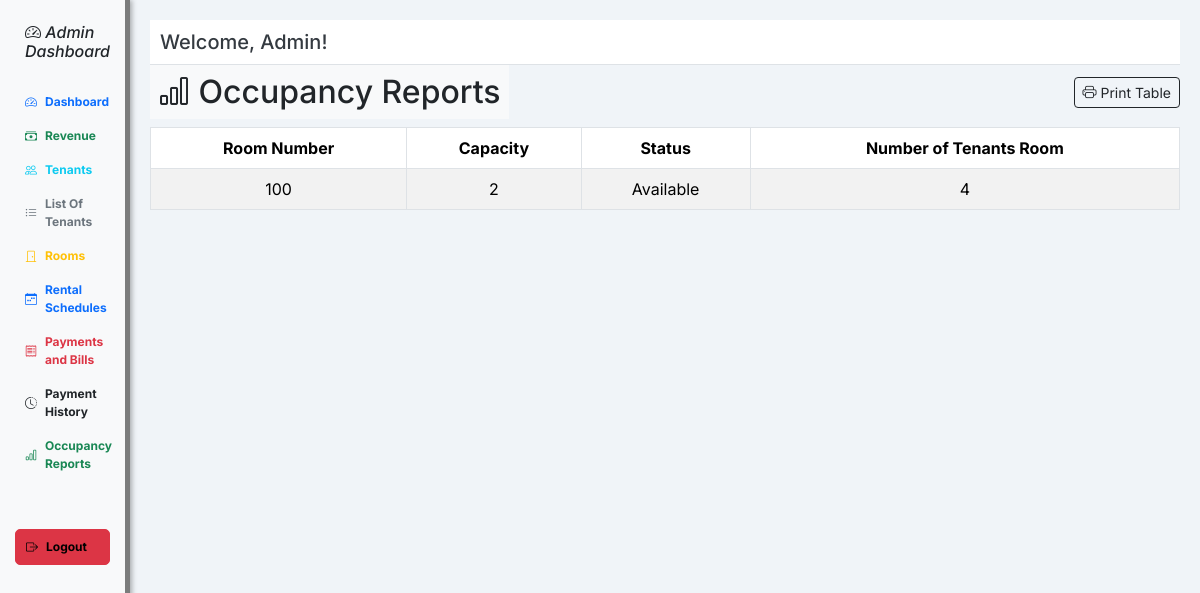
Page /admin/occupancy.php on the committed database.
### tables this page shows
CREATE TABLE `room` (
  `room_id` int(11) NOT NULL,
  `roomnumber` varchar(100) NOT NULL,
  `capacity` varchar(100) NOT NULL,
  `price` varchar(100) NOT NULL,
  `status` varchar(100) NOT NULL,
  `photo` varchar(100) NOT NULL
);

### admin/occupancy.php (the view, shortened to what this page needs)
<!DOCTYPE html>
<html lang="en">
<head>
  <link href="https://cdn.jsdelivr.net/npm/bootstrap@5.3.1/dist/css/bootstrap.min.css" rel="stylesheet" />
  <link rel="stylesheet" href="https://cdn.jsdelivr.net/npm/bootstrap-icons@1.11.3/font/bootstrap-icons.css">
  <link rel="stylesheet" href="https://cdnjs.cloudflare.com/ajax/libs/font-awesome/6.4.0/css/all.min.css">
</head>
<body>
  <div class="d-flex">
    <nav class="sidebar">
      <h3 class="text-dark" style="font-size: 1.1rem;"><a href="dashboard.php" style="text-decoration: none; color: inherit;"> <strong>
            <h6> <i class="bi bi-speedometer2">
                Admin Dashboard</i> </h6>
          </strong></a></h3>
      <a href="dashboard.php" class="d-flex align-items-center gap-2 fw-bold text-primary">
        <i class="bi bi-speedometer2"></i> Dashboard
      </a>
      <a href="revenue.php" class="d-flex align-items-center gap-2 fw-bold text-success">
        <i class="bi bi-cash-stack"></i> Revenue
      </a>
      <a href="tenants.php" class="d-flex align-items-center gap-2 fw-bold text-info">
        <i class="bi bi-people"></i> Tenants
      </a>
      <a href="tenantlist.php" class="d-flex align-items-center gap-2 fw-bold text-secondary">
        <i class="bi bi-list-ul"></i> List Of Tenants
      </a>
      <a href="rooms.php" class="d-flex align-items-center gap-2 fw-bold text-warning">
        <i class="bi bi-door-closed"></i> Rooms
      </a>
      <a href="rentalsched.php" class="d-flex align-items-center gap-2 fw-bold text-primary">
        <i class="bi bi-calendar-week"></i> Rental Schedules
      </a>
      <a href="bills_payment.php" class="d-flex align-items-center gap-2 fw-bold text-danger">
        <i class="bi bi-receipt"></i> Payments and Bills
      </a>
      <a href="payment_history.php" class="d-flex align-items-center gap-2 fw-bold text-dark">
        <i class="bi bi-clock-history"></i> Payment History
      </a>
      <a href="occupancy.php" class="d-flex align-items-center gap-2 fw-bold text-success">
        <i class="bi bi-bar-chart"></i> Occupancy Reports
      </a>
      <a href="logout.php" class="mt-5 btn btn-danger btn-sm d-flex align-items-center gap-2 fw-bold" onclick="return confirm('Are you sure you want to logout?')">
        <i class="bi bi-box-arrow-right"></i> Logout
      </a>
    </nav>
    <div class="content">
      <div class="header">
        <h1>Welcome, Admin!</h1>
      </div>
      <div class="mb-3">
        <div class="d-flex justify-content-between align-items-center mb-2">
          <h2 class="text-start bg-light p-2 mb-0"><i class="bi bi-bar-chart"></i> Occupancy Reports </h2>
          <button class="btn btn-outline-dark btn-sm" onclick="window.print()">
            <i class="bi bi-printer"></i> Print Table
          </button>
        </div>
        <table class="table responsive table-striped print-occupancy-table table-bordered">
          <thead class="text-center ">
            <tr>
              <th>Room Number</th>
              <th>Capacity</th>
              <th>Status</th>
              <th>Number of Tenants Room</th>
            </tr>
          </thead>
          <tbody>
            <?php
            include '../conn.php';
            $data = mysqli_query($conn, "SELECT * FROM room");
            while ($display = mysqli_fetch_array($data)) {
              $num_tenants = mysqli_query($conn, "SELECT COUNT(*) as count FROM tenant WHERE room_id = '" . $display['room_id'] . "'");
              $count_result = mysqli_fetch_assoc($num_tenants);
            ?>
              <tr class="text-center">
                <td><?= $display['roomnumber'] ?></td>
                <td><?= $display['capacity'] ?></td>
                <td><?= $display['status'] ?></td>
                <td><?= $count_result['count'] ?></td>
              </tr>
            <?php
            }
            ?>
          </tbody>
        </table>
      </div>
    </div>
  </div>
</body>
</html>

### admin/occupancy.php (style rules this page uses)
body { font-family: 'Inter', system-ui, -apple-system, 'Segoe UI', sans-serif; background: #f0f4f8; }
.sidebar { height: 100vh; width: 130px; background-color: #f8f9fa; padding: 15px; border-right: 5px solid rgba(0, 0, 0, 0.5); box-shadow: 2px 0 5px rgba(0, 0, 0, 0.3); }
.sidebar a { color: #343a40; text-decoration: none; padding: 8px 10px; display: block; border-radius: 5px; font-size: 0.75rem; transition: background-color 0.3s; }
.content { padding: 20px; flex-grow: 1; }
.header { background-color: #ffffff; padding: 10px; border-bottom: 1px solid #dee2e6; }
.header h1 { margin: 0; font-size: 1.25rem; color: #343a40; }
.d-flex .sidebar a { color: black; }

### rows in the picture
room: roomnumber "100", capacity "2", status "Available", count "4"
